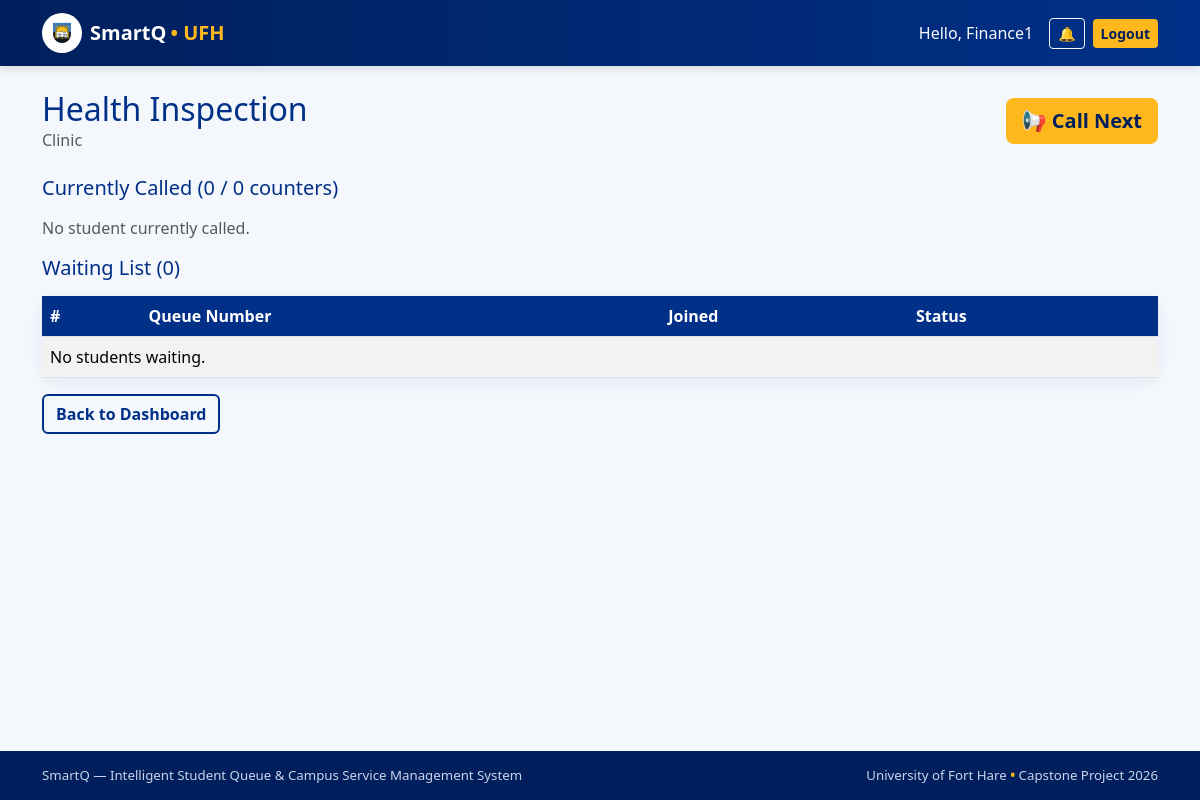
Page /staff/queue/2/ (signed in) on the earlier database version.
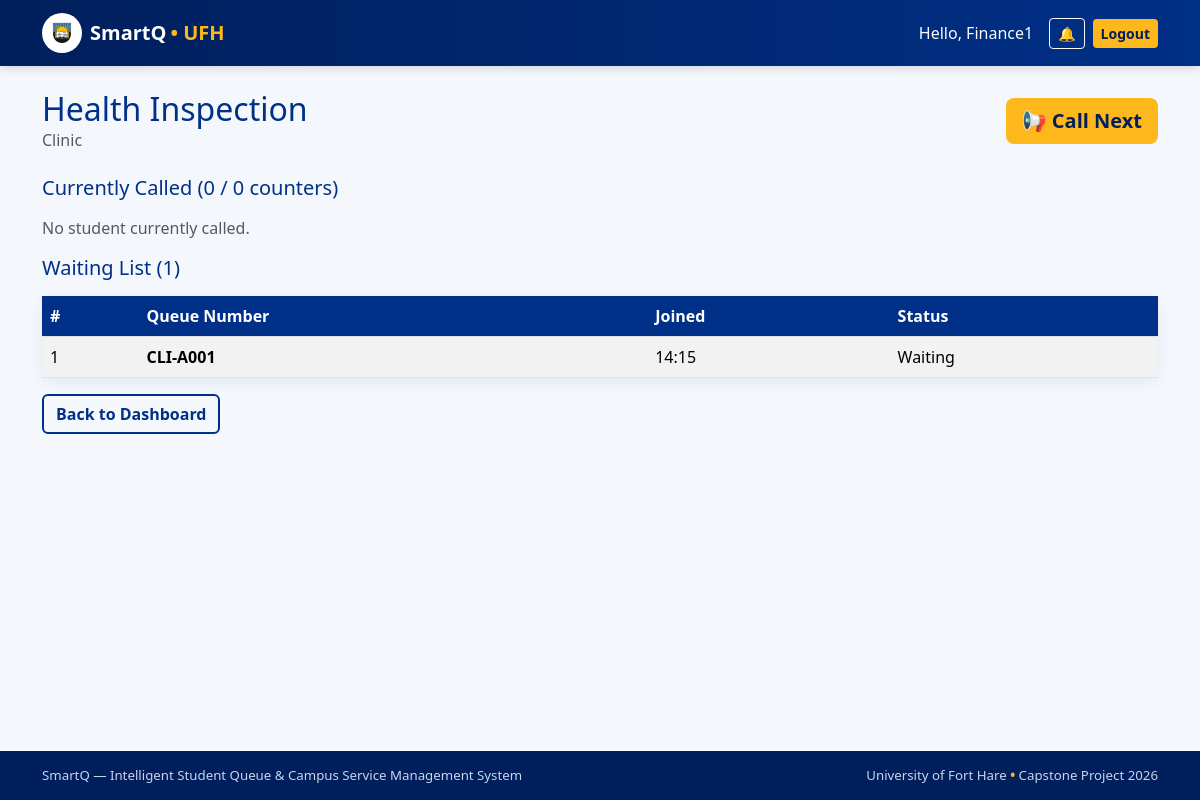
Same page on the later database version.
### queues/models.py (models this page shows, shortened)
class QueueEntry(models.Model):
    STATUS_CHOICES = [
        ('WAITING', 'Waiting'),
        ('CALLED', 'Called'),
        ('ARRIVED', 'Arrived'),
        ('SERVING', 'Serving'),
        ('COMPLETED', 'Completed'),
        ('CANCELLED', 'Cancelled'),
        ('NO_SHOW', 'No Show'),
    ]
    service = models.ForeignKey(
        'services.Service',
        on_delete=models.CASCADE,
        related_name='queue_entries'
    )
    student = models.ForeignKey(
        User,
        on_delete=models.CASCADE,
        related_name='queue_entries'
    )
    queue_number = models.CharField(max_length=20)
    status = models.CharField(
        max_length=20,
        choices=STATUS_CHOICES,
        default='WAITING'
    )
    position = models.PositiveIntegerField(default=0)
    counters_at_join = models.PositiveIntegerField(null=True, blank=True)
    join_time = models.DateTimeField(default=timezone.now)
    called_time = models.DateTimeField(null=True, blank=True)
    arrival_time = models.DateTimeField(null=True, blank=True)
    service_start_time = models.DateTimeField(null=True, blank=True)
    completion_time = models.DateTimeField(null=True, blank=True)
    waiting_time_minutes = models.PositiveIntegerField(null=True, blank=True)
    service_duration_minutes = models.PositiveIntegerField(null=True, blank=True)
    counter = models.ForeignKey(
        'services.Counter',
        on_delete=models.SET_NULL,
        null=True,
        blank=True,
        related_name='queue_entries'
    )
    notes = models.TextField(blank=True)
    class Meta:
        ordering = ['join_time']

### queues/views.py (the view)
# urls.py: path('staff/queue/<int:service_id>/', views.staff_queue, name='staff_queue'),
@staff_required
def staff_queue(request, service_id):
    service = get_object_or_404(Service, id=service_id)
    context = {
        'service': service,
        'waiting': queue_logic.waiting_list(service),
        'active': queue_logic.active_calls(service),
        'active_count': queue_logic.active_calls(service).count(),
        'counter_count': service.department.counters.filter(active=True).count(),
    }
    return render(request, 'queues/staff_queue.html', context)

### accounts/context_processors.py (called while the page is built)
def unread_notifications(request):
    if request.user.is_authenticated:
        return {
            'unread_notifications': request.user.notifications.filter(read=False).count()
        }
    return {'unread_notifications': 0}

### queues/queue_logic.py (called while the page is built)
def waiting_list(service):
    return QueueEntry.objects.filter(
        service=service,
        status='WAITING',
    ).order_by('join_time')

def active_calls(service):
    return QueueEntry.objects.filter(
        service=service,
        status__in=['CALLED', 'ARRIVED', 'SERVING'],
    ).order_by('called_time')

### templates/queues/staff_queue.html (shortened to what this page needs)
{% extends 'base.html' %}
{% block content %}
<div class="d-flex justify-content-between align-items-center mb-4">
  <div>
    <h2 class="mb-0">{{ service.name }}</h2>
    <p class="text-muted mb-0">{{ service.department.name }}</p>
  </div>
  <form method="post" action="{% url 'call_next' service.id %}">
    <button class="btn btn-ufh btn-lg" type="submit">📢 Call Next</button>
  </form>
</div>
<h5 class="mb-3">Currently Called ({{ active_count }} / {{ counter_count }} counters)</h5>
{% if active %}
<div class="row mb-4">
  {% for entry in active %}
  <div class="col-md-4 mb-3">
    <div class="card service-card text-center">
      <div class="card-body">
        <h4 class="queue-number">{{ entry.queue_number }}</h4>
        <p class="text-muted mb-2">
          {{ entry.get_status_display }}{% if entry.counter %} • {{ entry.counter.name }}{% endif %}
        </p>
        {% if entry.status == 'CALLED' %}
        <form method="post" action="{% url 'mark_arrived' entry.id %}" class="d-inline">
          {% csrf_token %}
          <button class="btn btn-sm btn-outline-primary" type="submit">Arrived</button>
        </form>
        {% endif %}
        <form method="post" action="{% url 'mark_served' entry.id %}" class="d-inline">
          {% csrf_token %}
          <button class="btn btn-sm btn-success" type="submit">Served</button>
        </form>
        <form method="post" action="{% url 'mark_no_show' entry.id %}" class="d-inline">
          {% csrf_token %}
          <button class="btn btn-sm btn-danger" type="submit">No-Show</button>
        </form>
      </div>
    </div>
  </div>
  {% endfor %}
</div>
{% else %}
<p class="text-muted">No student currently called.</p>
{% endif %}
<h5 class="mb-3">Waiting List ({{ waiting|length }})</h5>
<div class="card">
  <div class="table-responsive">
    <table class="table table-striped mb-0">
      <thead>
        <tr><th>#</th><th>Queue Number</th><th>Joined</th><th>Status</th></tr>
      </thead>
      <tbody>
        {% for entry in waiting %}
        <tr>
          <td>{{ forloop.counter }}</td>
          <td class="fw-semibold">{{ entry.queue_number }}</td>
          <td>{{ entry.join_time|time:"H:i" }}</td>
          <td>{{ entry.get_status_display }}</td>
        </tr>
        {% empty %}
        <tr><td colspan="4">No students waiting.</td></tr>
        {% endfor %}
      </tbody>
    </table>
  </div>
</div>
<a href="{% url 'staff_dashboard' %}" class="btn btn-ufh-outline mt-3">Back to Dashboard</a>
{% endblock %}

Differences in the rows shown:
added QueueEntry: queue_number "CLI-A001", join_time "14:15", status "Waiting"
Other differences:
{{ waiting|length }}: "0" → "1"
text no longer shown: "No students waiting."
